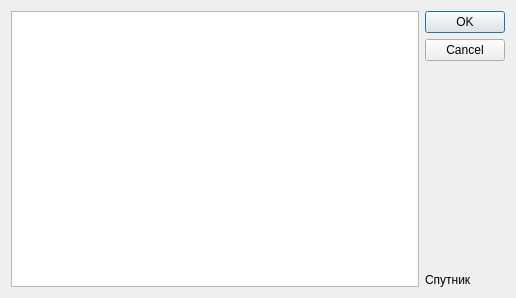
<?xml version="1.0" encoding="UTF-8"?>
<ui version="4.0">
 <class>Satellite_window</class>
 <widget class="QDialog" name="Satellite_window">
  <property name="geometry">
   <rect>
    <x>0</x>
    <y>0</y>
    <width>516</width>
    <height>298</height>
   </rect>
  </property>
  <property name="windowTitle">
   <string>Информация о спутнике</string>
  </property>
  <layout class="QGridLayout" name="gridLayout">
   <item row="0" column="0">
    <widget class="QTableView" name="tableView"/>
   </item>
   <item row="0" column="1">
    <layout class="QVBoxLayout" name="verticalLayout">
     <item>
      <widget class="QDialogButtonBox" name="buttonBox">
       <property name="orientation">
        <enum>Qt::Orientation::Vertical</enum>
       </property>
       <property name="standardButtons">
        <set>QDialogButtonBox::StandardButton::Cancel|QDialogButtonBox::StandardButton::Ok</set>
       </property>
      </widget>
     </item>
     <item>
      <widget class="QLabel" name="label">
       <property name="text">
        <string>Спутник</string>
       </property>
      </widget>
     </item>
    </layout>
   </item>
  </layout>
 </widget>
 <resources/>
 <connections>
  <connection>
   <sender>buttonBox</sender>
   <signal>accepted()</signal>
   <receiver>Satellite_window</receiver>
   <slot>accept()</slot>
   <hints>
    <hint type="sourcelabel">
     <x>248</x>
     <y>254</y>
    </hint>
    <hint type="destinationlabel">
     <x>157</x>
     <y>274</y>
    </hint>
   </hints>
  </connection>
  <connection>
   <sender>buttonBox</sender>
   <signal>rejected()</signal>
   <receiver>Satellite_window</receiver>
   <slot>reject()</slot>
   <hints>
    <hint type="sourcelabel">
     <x>316</x>
     <y>260</y>
    </hint>
    <hint type="destinationlabel">
     <x>286</x>
     <y>274</y>
    </hint>
   </hints>
  </connection>
 </connections>
</ui>
